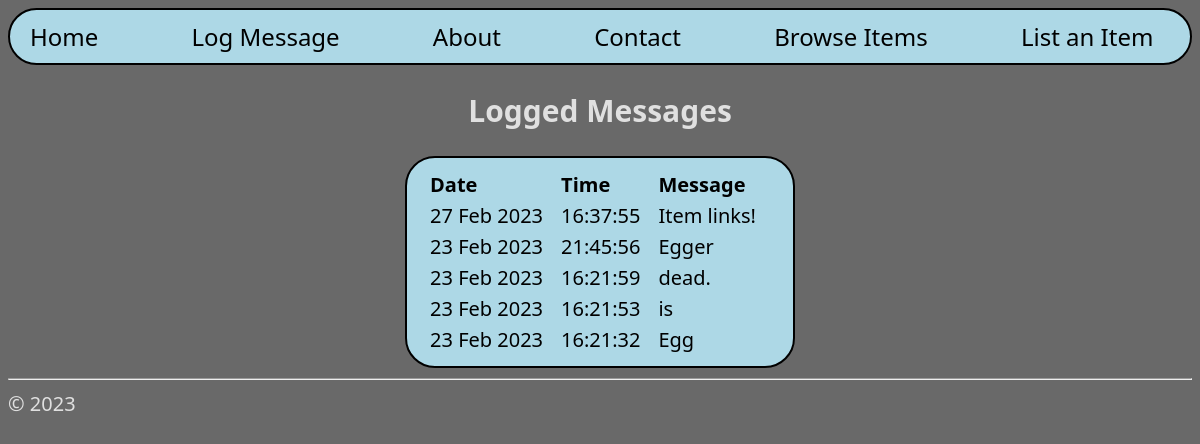
Screenshot of /messages/ with the database file from the repository.
### hello/models.py (models this page shows, shortened)
class LogMessage(models.Model):
    message = models.CharField(max_length=300)
    log_date = models.DateTimeField("date logged")

### hello/views.py (the view)
class MessageListView(ListView):
    model = LogMessage
    def get_context_data(self, **kwargs):
        context = super(MessageListView, self).get_context_data(**kwargs)
        return context

### hello/templates/hello/messages.html (shortened to what this page needs)
{% extends "hello/layout.html" %}
{% block subheader %}
    <h2>Logged Messages</h2>
{% endblock %}
{% block content %}
    {% if messageList %}
        <table class="messageList">
            <thead>
            <tr>
                <th>Date</th>
                <th>Time</th>
                <th>Message</th>
            </tr>
            </thead>
            <tbody>
            {% for message in messageList %}
                <tr>
                    <td>{{ message.log_date | date:"d M Y" }}</td>
                    <td>{{ message.log_date | time:"H:i:s" }}</td>
                    <td>
                        {{ message.message }}
                    </td>
                </tr>
            {% endfor %}
            </tbody>
        </table>
    {% else %}
        <p>No messages have been logged. Use the <a href="{% url 'logMessage' %}">Log Message form</a>.</p>
    {% endif %}
{% endblock %}

### hello/static/hello/site.css (style rules this page uses)
* { font-family: "Segoe UI"; color: black; }
h2 { color: rgb(224, 224, 224); }
body { background: dimgray; font-size: 20px; }
table { border: 2px solid black; border-radius: 30px; padding: 10px 20px; background-color: lightblue; }
.messageList th,td { text-align: left; padding-right: 15px; }

### rows the page displays
LogMessage: log_date "27 Feb 2023", log_date "16:37:55", message "Item links!"
LogMessage: log_date "23 Feb 2023", log_date "21:45:56", message "Egger"
LogMessage: log_date "23 Feb 2023", log_date "16:21:59", message "dead."
LogMessage: log_date "23 Feb 2023", log_date "16:21:53", message "is"
LogMessage: log_date "23 Feb 2023", log_date "16:21:32", message "Egg"
